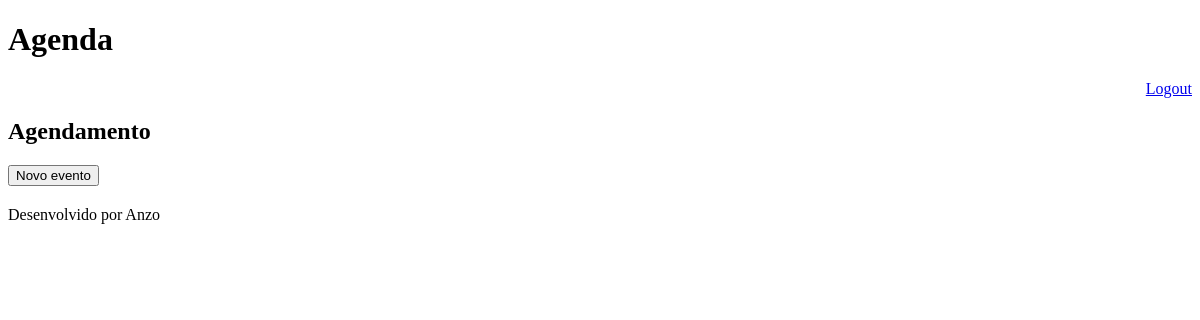
Page /agenda/ (signed in) on the earlier database version.
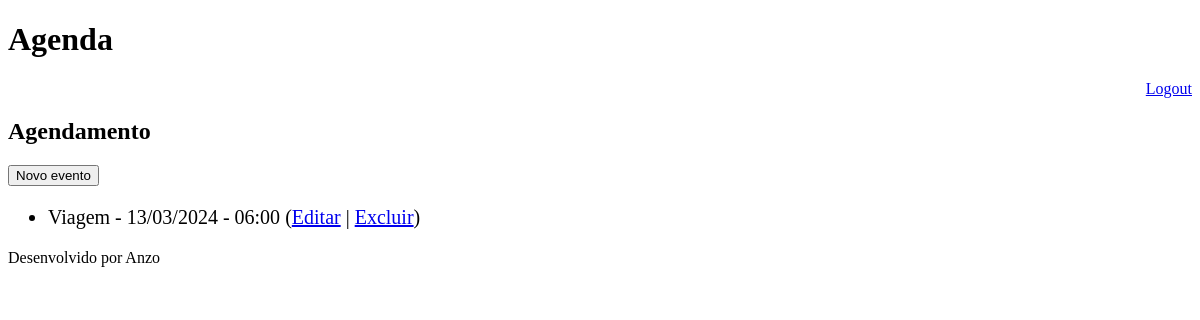
Same page on the later database version.
### core/models.py (models this page shows, shortened)
class Evento(models.Model):
    titulo = models.CharField(max_length=100)
    descricao = models.TextField(blank=True, null=True)
    data_evento = models.DateTimeField(verbose_name='Data do Evento')
    data_criacao = models.DateTimeField(
        auto_now=True, verbose_name='Data da criação')
    usuario = models.ForeignKey(User, on_delete=models.CASCADE)
    class Meta:
        db_table = 'evento'
    def get_data_evento(self):
        return self.data_evento.strftime('%d/%m/%Y - %H:%M')
    def get_evento_atrasado(self):
        if self.data_evento < datetime.now():
            return True
        else:
            return False

### core/views.py (the view)
# urls.py: path('agenda/', views.lista_eventos),
@login_required(login_url='/login/')
def lista_eventos(request):
    usuario = request.user
    data_atual = datetime.now() - timedelta(hours=1)
    evento = Evento.objects.filter(usuario=usuario,
                                    data_evento__gt=data_atual)
    data = {'eventos': evento}
    return render(request, 'agenda.html', data)

### templates/agenda.html
{% extends "model-page.html" %}
{% block content %}
<h2>Agendamento</h2>
<a href="evento/">
    <button type="button">Novo evento</button>
</a>
<ul style="font-size: 20px">
    {% for evento in eventos %}
        <li>
            <div style={% if evento.get_evento_atrasado %} "color:red" {% endif %} >
                {{ evento.titulo }} - {{ evento.get_data_evento }}
                (<a href="evento/?id={{ evento.id }}">Editar</a>
                 | <a href="evento/delete/{{ evento.id }}">Excluir</a>)
            </div>
        </li>
    {% endfor %}
</ul>
{% endblock %}

Differences in the rows shown:
added Evento: titulo "Viagem", get_data_evento "13/03/2024 - 06:00"
